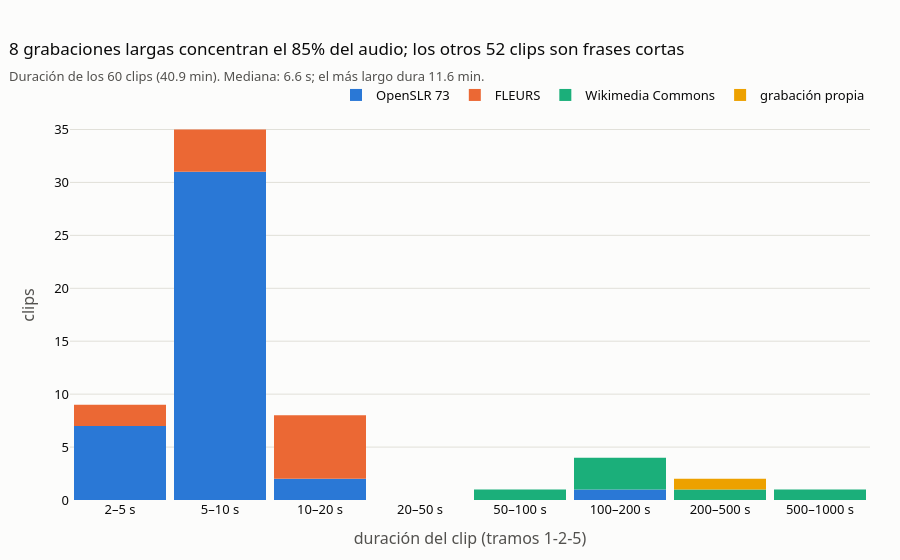

Notebook cell for this chart:
### Markdown cell above
**Confianza no es exactitud.** El reconocedor puede estar muy seguro de un texto equivocado: en `man_03_pizarra_menu_1` lee
"CALDOPGALLINA" con 0,98. La exactitud (CER) se medirá cuando haya `texto_referencia`. Además, los dos manuscritos con más
confianza no son letra a mano: en `man_02_no_a_la_explotacion` el OCR lee sobre todo la pantalla de Stata que está detrás del
cartel, y `man_04_pizarra_menu_2.jpg` contiene la foto del letrero de una tienda de perfumes, no una pizarra. Sin esos dos, la
distancia entre manuscritos y el resto sería todavía mayor. La clasificación de `man_04` queda pendiente de revisión.

### Code cell
BORDES_DUR = [1, 2, 5, 10, 20, 50, 100, 200, 500, 1000]
TRAMOS_DUR = [f"{a}–{b} s" for a, b in zip(BORDES_DUR[:-1], BORDES_DUR[1:])]
clips_ok["tramo"] = pd.cut(clips_ok.duracion_seg, BORDES_DUR, labels=TRAMOS_DUR, right=False)

largos = clips_ok[clips_ok.duracion_seg >= 60]
peso_largos = largos.duracion_seg.sum() / clips_ok.duracion_seg.sum()
cortos = clips_ok[clips_ok.duracion_seg < 60]
assert set(cortos.origen) <= {"OpenSLR 73", "FLEURS"}

COLOR_ORIGEN = {"OpenSLR 73": AZUL, "FLEURS": NARANJA, "Wikimedia Commons": AQUA, "grabación propia": AMARILLO}
fig = px.histogram(clips_ok, x="tramo", color="origen", color_discrete_map=COLOR_ORIGEN,
                   category_orders={"tramo": TRAMOS_DUR, "origen": list(COLOR_ORIGEN)},
                   labels={"tramo": "duración del clip (tramos 1-2-5)", "origen": ""})
fig.update_layout(yaxis_title="clips", title=dict(
    text=f"{len(largos)} grabaciones largas concentran el {peso_largos:.0%} del audio; los otros {len(cortos)} clips son frases cortas",
    subtitle=dict(text=f"Duración de los {len(clips_ok)} clips ({clips_ok.duracion_seg.sum() / 60:.1f} min). "
                       f"Mediana: {clips_ok.duracion_seg.median():.1f} s; el más largo dura {clips_ok.duracion_seg.max() / 60:.1f} min.")))
fig.show()

### Figure 1 — Plotly figure (JSON) as saved in the notebook; plotly's stock layout.template omitted (floating-point values rounded to 4 significant figures)
{"data": [{"bingroup": "x", "hovertemplate": "=OpenSLR 73<br>duración del clip (tramos 1-2-5)=%{x}<br>count=%{y}<extra></extra>", "legendgroup": "OpenSLR 73", "marker": {"color": "#2a78d6", "pattern": {"shape": ""}}, "name": "OpenSLR 73", "orientation": "v", "showlegend": true, "type": "histogram", "x": ["100–200 s", "5–10 s", "5–10 s", "5–10 s", "5–10 s", "5–10 s", "5–10 s", "5–10 s", "5–10 s", "5–10 s", "5–10 s", "2–5 s", "5–10 s", "5–10 s", "5–10 s", "5–10 s", "5–10 s", "2–5 s", "10–20 s", "2–5 s", "5–10 s", "5–10 s", "5–10 s", "2–5 s", "5–10 s", "5–10 s", "5–10 s", "2–5 s", "5–10 s", "10–20 s", "5–10 s", "5–10 s", "2–5 s", "2–5 s", "5–10 s", "5–10 s", "5–10 s", "5–10 s", "5–10 s", "5–10 s", "5–10 s"], "xaxis": "x", "yaxis": "y"}, {"bingroup": "x", "hovertemplate": "=FLEURS<br>duración del clip (tramos 1-2-5)=%{x}<br>count=%{y}<extra></extra>", "legendgroup": "FLEURS", "marker": {"color": "#eb6834", "pattern": {"shape": ""}}, "name": "FLEURS", "orientation": "v", "showlegend": true, "type": "histogram", "x": ["10–20 s", "5–10 s", "10–20 s", "5–10 s", "2–5 s", "10–20 s", "10–20 s", "5–10 s", "10–20 s", "5–10 s", "2–5 s", "10–20 s"], "xaxis": "x", "yaxis": "y"}, {"bingroup": "x", "hovertemplate": "=Wikimedia Commons<br>duración del clip (tramos 1-2-5)=%{x}<br>count=%{y}<extra></extra>", "legendgroup": "Wikimedia Commons", "marker": {"color": "#1baf7a", "pattern": {"shape": ""}}, "name": "Wikimedia Commons", "orientation": "v", "showlegend": true, "type": "histogram", "x": ["100–200 s", "100–200 s", "200–500 s", "500–1000 s", "100–200 s", "50–100 s"], "xaxis": "x", "yaxis": "y"}, {"bingroup": "x", "hovertemplate": "=grabación propia<br>duración del clip (tramos 1-2-5)=%{x}<br>count=%{y}<extra></extra>", "legendgroup": "grabación propia", "marker": {"color": "#eda100", "pattern": {"shape": ""}}, "name": "grabación propia", "orientation": "v", "showlegend": true, "type": "histogram", "x": ["200–500 s"], "xaxis": "x", "yaxis": "y"}], "layout": {"barmode": "relative", "legend": {"title": {"text": ""}, "tracegroupgap": 0}, "title": {"subtitle": {"text": "Duración de los 60 clips (40.9 min). Mediana: 6.6 s; el más largo dura 11.6 min."}, "text": "8 grabaciones largas concentran el 85% del audio; los otros 52 clips son frases cortas"}, "xaxis": {"anchor": "y", "categoryarray": ["1–2 s", "2–5 s", "5–10 s", "10–20 s", "20–50 s", "50–100 s", "100–200 s", "200–500 s", "500–1000 s"], "categoryorder": "array", "domain": [0.0, 1.0], "title": {"text": "duración del clip (tramos 1-2-5)"}}, "yaxis": {"anchor": "x", "domain": [0.0, 1.0], "title": {"text": "clips"}}}}
